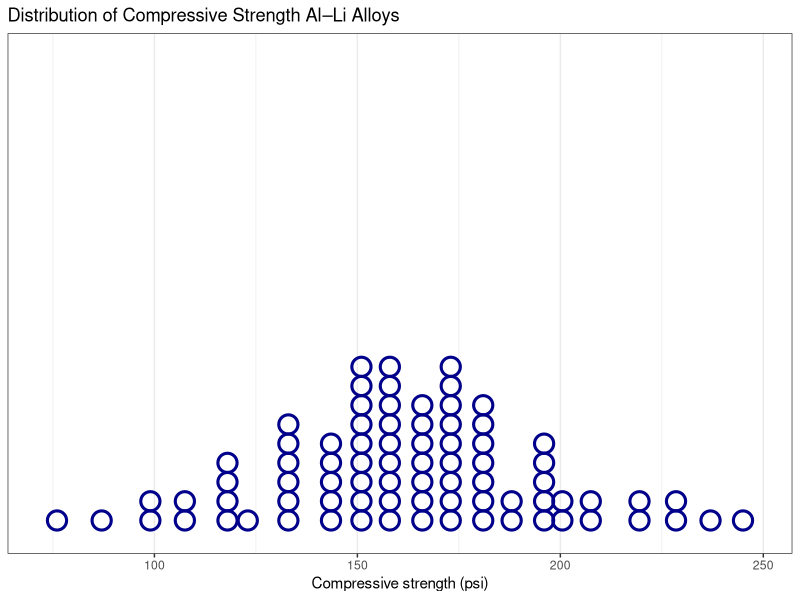
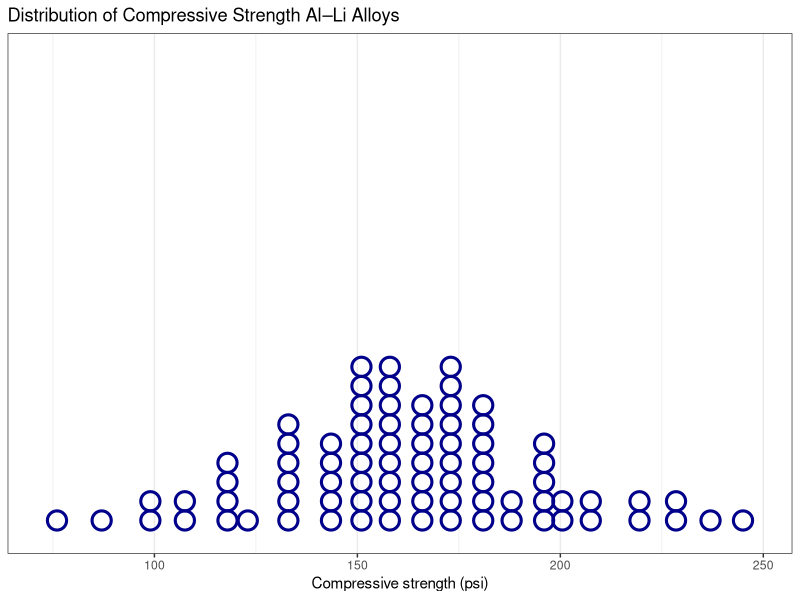
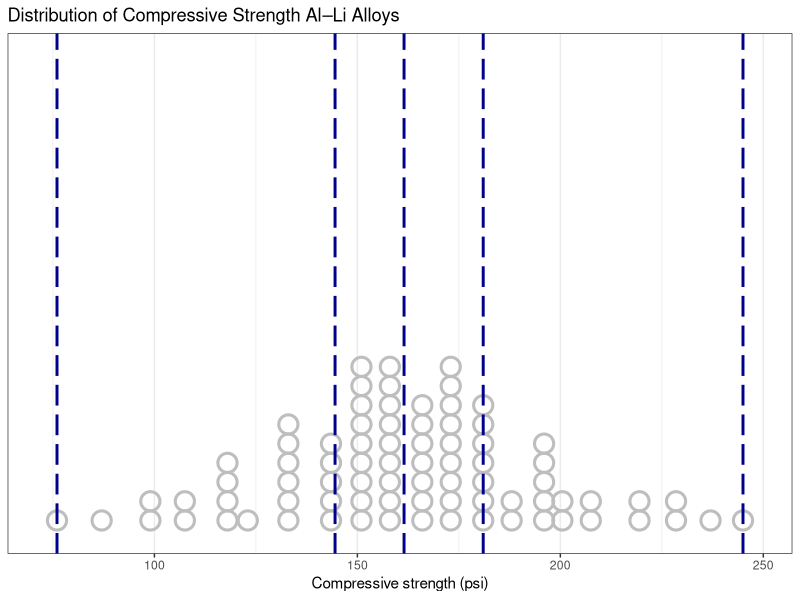
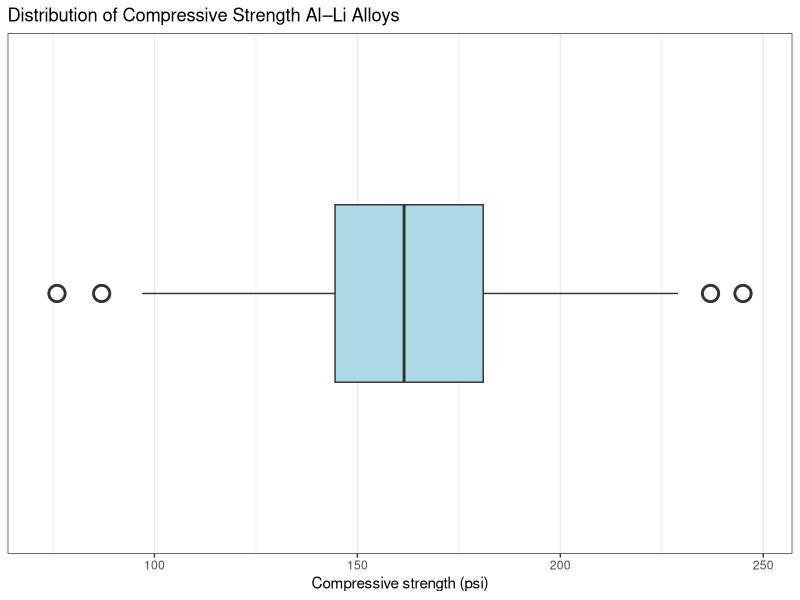

The R script that drew these images, in order:
## ---- chunk 1
#| include: false

library(ggplot2)
library(knitr)
## ---- chunk 2
#| echo: false
#| results: asis
#| classes: excel
 
alloy.df <- read.csv("datasets/alloy.csv")
 
rbind(colnames(alloy.df), head(alloy.df, n = 14), rep("...", ncol(alloy.df))) |>
  kable(format = "html", row.names = TRUE, col.names = LETTERS[1:ncol(alloy.df)])
## ---- chunk 3
#| echo: false
#| fig-dpi: 300
#| fig-height: 4
#| fig-width: 7
#| out-width: 100%
#| fig-cap: "**Figure:** Distribution of 80 aluminium-lithium alloy specimens' [**Figure:**]{style=\"visibility: hidden;\"} compressive strength"

plotObj <- ggplot(alloy.df, aes(x = strength)) +
  labs(x = "Compressive strength (psi)", title = "Distribution of Compressive Strength Al–Li Alloys") +
  theme_bw()

dotplot <- plotObj + 
  geom_dotplot(fill = NA, stroke = 3, colour = "darkblue", binwidth = (max(alloy.df$strength) - min(alloy.df$strength)) / 25, dotsize = 0.7) + 
  labs(y = NULL) + 
  scale_y_continuous(breaks = NULL)

dotplot.xlims <- ggplot_build(dotplot)$layout$panel_scales_x[[1]]$range$range

print(dotplot)
## ---- chunk 4
#| echo: false
#| fig-dpi: 300
#| fig-height: 4
#| fig-width: 7
#| out-width: 100%
#| fig-cap: "**Figure:** Distribution of 80 aluminium-lithium alloy specimens' [**Figure:**]{style=\"visibility: hidden;\"} compressive strength"

print(dotplot)
## ---- chunk 5
#| echo: false
#| fig-dpi: 300
#| fig-height: 4
#| fig-width: 7
#| out-width: 100%
#| fig-cap: "[**Figure:** Distribution of 80 aluminium-lithium alloy specimens' **Figure:** compressive strength]{style=\"visibility: hidden;\"}"

boxplot.stats <- ggplot_build(plotObj + geom_boxplot())$data[[1]]

plotObj + 
  geom_dotplot(fill = NA, stroke = 3, colour = "gray", binwidth = (max(alloy.df$strength) - min(alloy.df$strength)) / 25, dotsize = 0.7) + 
  labs(y = NULL) + 
  scale_y_continuous(breaks = NULL) +
  geom_vline(xintercept = c(boxplot.stats$xmin_final, boxplot.stats$xlower, boxplot.stats$xmiddle, boxplot.stats$xupper, boxplot.stats$xmax_final), linetype = 5, linewidth = 1, colour = "darkblue")
## ---- chunk 6
#| echo: false
#| fig-dpi: 300
#| fig-height: 4
#| fig-width: 7
#| out-width: 100%
#| fig-cap: "[**Figure:** Distribution of 80 aluminium-lithium alloy specimens' **Figure:** compressive strength]{style=\"visibility: hidden;\"}"

plotObj + 
  geom_boxplot(fill = "lightblue", outlier.stroke = 1.5, outlier.shape = 1, outlier.size = 4.5) + 
  labs(y = NULL) +
  scale_y_continuous(breaks = NULL, limits = c(-1, 1)) +
  xlim(dotplot.xlims)
## ---- chunk 7
#| echo: false
#| fig-dpi: 300
#| fig-height: 3.5
#| fig-width: 7

# plotObj +
#   geom_histogram(fill = "lightblue", colour = "black", bins = 9) +
#   scale_y_continuous(breaks = c(0, 1, 2)) +
#   labs(y = "Frequency")
## ---- chunk 8
#| echo: false
#| fig-dpi: 300
#| fig-height: 3.5
#| fig-width: 7

# plotObj +
#   geom_dotplot(binwidth = 1) +
#   labs(y = "") +
#   scale_y_continuous(breaks = NULL, limits = c(-0.2, 1)) +
#   geom_point(inherit.aes = FALSE, x = mean(davidsSample.df$Weight), y = -0.15, colour = "red", size = 6.5, pch = 17)
## ---- chunk 9
#| echo: false
#| fig-dpi: 300
#| fig-height: 3.5
#| fig-width: 7

# plotObj +
#   geom_dotplot(binwidth = 1) +
#   labs(y = "") +
#   scale_y_continuous(breaks = NULL, limits = c(-0.2, 1)) +
#   geom_point(inherit.aes = FALSE, x = median(davidsSample.df$Weight), y = -0.15, colour = "blue", size = 6.5, pch = 17)
## ---- chunk 10
#| echo: false
#| fig-dpi: 300
#| fig-height: 3.5
#| fig-width: 7
#| classes: fragment

# plotObj +
#   geom_boxplot(fill = "lemonchiffon") +
#   geom_dotplot(binwidth = 1, fill = NA, colour = NA)  +
#   labs(y = "") +
#   scale_y_continuous(breaks = NULL, limits = c(-1, 1))
## ---- chunk 11
#| echo: false
#| fig-dpi: 300
#| fig-height: 3.5
#| fig-width: 7

# plotObj +
#   geom_dotplot(binwidth = 1) +
#   labs(y = "") +
#   scale_y_continuous(breaks = NULL, limits = c(-0.2, 1)) +
#   geom_point(inherit.aes = FALSE, x = mean(davidsSample.df$Weight), y = -0.15, colour = "red", size = 6.5, pch = 17) +
#   geom_segment(inherit.aes = FALSE, x = mean(davidsSample.df$Weight) - sd(davidsSample.df$Weight), xend = mean(davidsSample.df$Weight) + sd(davidsSample.df$Weight), y = -0.08, yend = -0.08, colour = "red", linewidth = 1.15,  arrow = arrow(length = unit(0.03, "npc"), ends = "both"))
## ---- chunk 12
#| include: false
#| fig-dpi: 300
#| fig-height: 5
#| fig-width: 7

# png(filename = "figures/davidsSample.png", width = 7, height = 5, units = "in", res = 300)
# iNZightPlot(Weight, data = davidsSample.df, xlab = "Weight (grams)", main = "Distribution of Weight", bg = "white")
# dev.off()
## ---- chunk 13
#| echo: false
#| classes: output-small-80
# getPlotSummary(Weight, data = davidsSample.df, width = 83)
## ---- chunk 14
#| echo: false
#| results: asis
#| classes: excel
# noteTaking.df <- read.csv("datasets/note-taking.csv")
# 
# rbind(colnames(noteTaking.df), head(noteTaking.df, n = 7), rep("...", ncol(noteTaking.df))) |>
# # rbind(colnames(davidsSample.df), davidsSample.df) |>
#   knitr::kable(format = "html", row.names = TRUE, col.names = LETTERS[1:ncol(noteTaking.df)])
## ---- chunk 15
#| include: false
#| fig-dpi: 300
#| fig-height: 5
#| fig-width: 7

# png(filename = "figures/noteTaking.png", width = 7, height = 5, units = "in", res = 300)
# iNZightPlot(score, method, data = noteTaking.df, xlab = "Test Score (unitless)", ylab = "Note Taking Method", main = "Distribution of Test Score by Note Taking Method", bg = "white")
# dev.off()
## ---- chunk 16
#| echo: false
#| classes: output-small-80
# getPlotSummary(score, method, data = noteTaking.df, width = 83)
